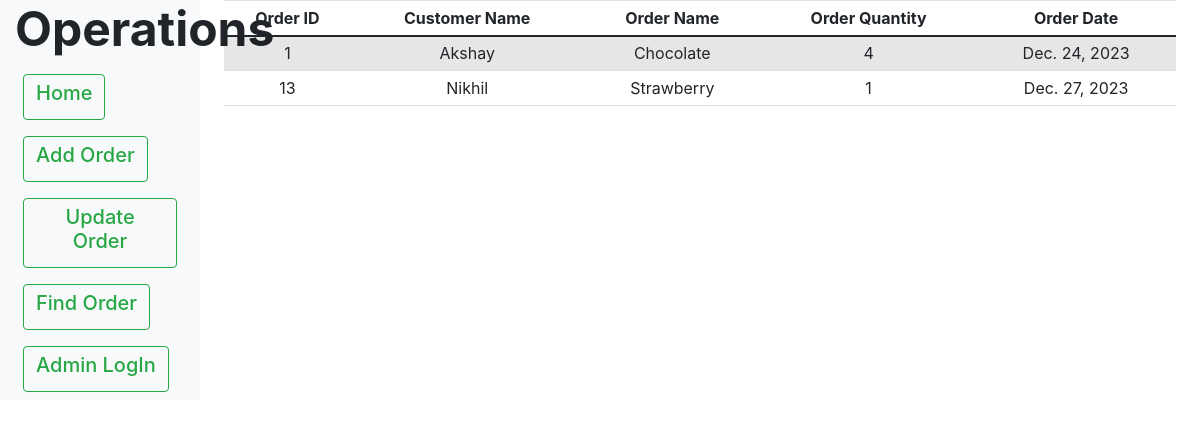
Before: /home/ with the older database file.
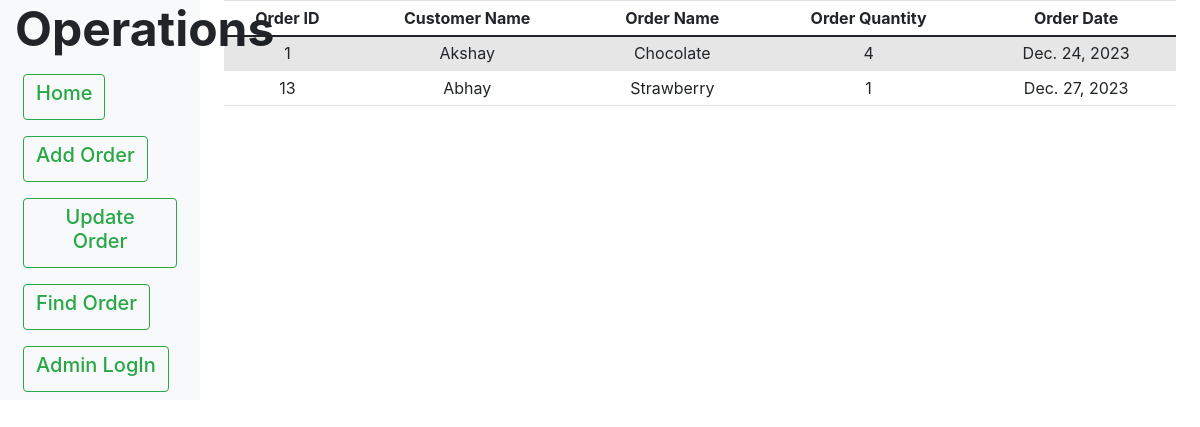
After: the same page with the newer database file.
### core/models.py (models this page shows)
class Order(models.Model):
    id = models.AutoField(primary_key=True)
    customer_name = models.CharField(max_length=64)
    order_name = models.CharField(max_length=64)
    order_date = models.DateField(null=True)
    order_quantity = models.IntegerField()

### core/views.py (the view)
# urls.py: path('home/', views.home, name='home'),
def home(request):
    aOrder = AddOrder()
    updateOrder = UpdateOrder()
    findOrder = FindOrder()
    orders = Order.objects.all()
    return render(request, 'core/index.html', {'orders': orders, 'status': True, 'addForm' : aOrder, 'updateForm' : updateOrder, 'findForm' : findOrder})

### core/templates/core/index.html (shortened to what the changed rows need)
{% extends 'base.html' %}
{% block body %}
<body class="text-center">
    <div class="container-fluid">
        <div class="row">
            <nav id="sidebar" class="col-md-3 col-lg-2 d-md-block bg-light sidebar">
                <div class="position-sticky text-left">
                    <h1 class="text-ceter display-5 fw-bold">Operations</h1>
                </div>
            </nav>
            <main class="col-md-9 ms-sm-auto col-lg-10 px-md-4">
                {% if status %}
                <div class="table-responsive">
                    <table class="table table-striped table-sm">
                        <thead>
                            <tr>
                                <th>
                                    Order ID
                                </th>
                                <th>
                                    Customer Name
                                </th>
                                <th>
                                    Order Name
                                </th>
                                <th>
                                    Order Quantity
                                </th>
                                <th>
                                    Order Date
                                </th>
                            </tr>
                        </thead>
                        <tbody>
                            {% for o in orders %}
                            <tr>
                                <td>
                                    {{o.id}}
                                </td>
                                <td>
                                    {{o.customer_name}}
                                </td>
                                <td>
                                    {{o.order_name}}
                                </td>
                                <td>
                                    {{o.order_quantity}}
                                </td>
                                <td>
                                    {{o.order_date}}
                                </td>
                            </tr>
                            {% endfor %}
                        </tbody>
                    </table>
                </div>
                {% endif %}
            </main>
        </div>
    </div>
{% endblock body %}

Changed rows visible on the page:
changed Order "Strawberry": customer_name "Nikhil" → "Abhay"
